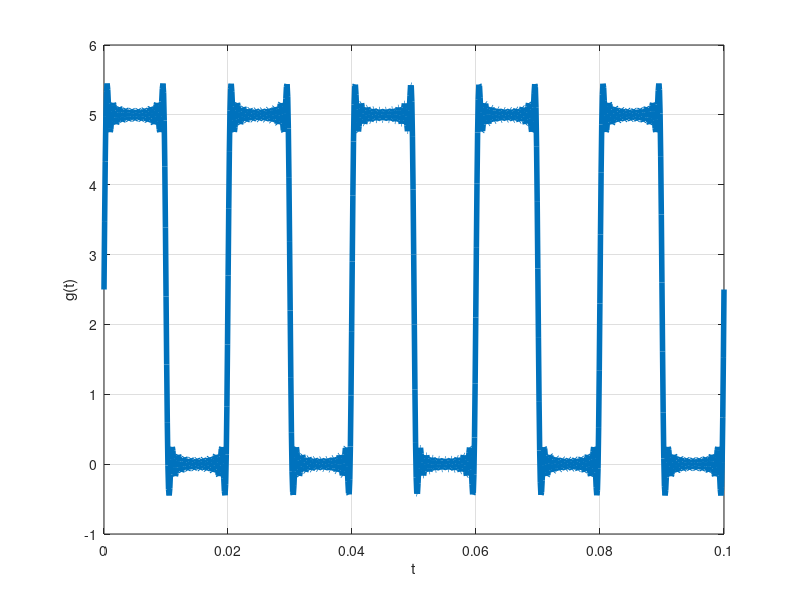

This figure's MATLAB source:
%Filter input: Square Wave and Fourier series

clear;
close;

T_0 = 0.01;
T = 0.02;
f = 1/T;
A = 5;
simlen = 1e3;

t = linspace(0,0.1,simlen); %generating points in t-axis
n = 1:15; %series range

%g = zeros(1,1e2);%initialising sum

for n = 0:20,
	if n == 0,
		g = A*T_0/T;
	else
		cost = cos(2*pi*n*f*t);%Computing cosine term
		sint = sin(2*pi*n*f*t);%Computing sine term

		an = 2*A*sin(2*pi*n*f*T_0)./(2*pi*n*f*T); %Computing coefficients
		bn = 2*A*(1 - cos(2*pi*n*f*T_0))./(2*pi*n*f*T); %Computing coefficients
		g = g + an*cost + bn*sint; %evaluating the summation
	end
end

plot(t,g,"Linewidth",4)
grid 
xlabel('t')
ylabel('g(t)')

print -deps -color ../figs/1.4.eps



